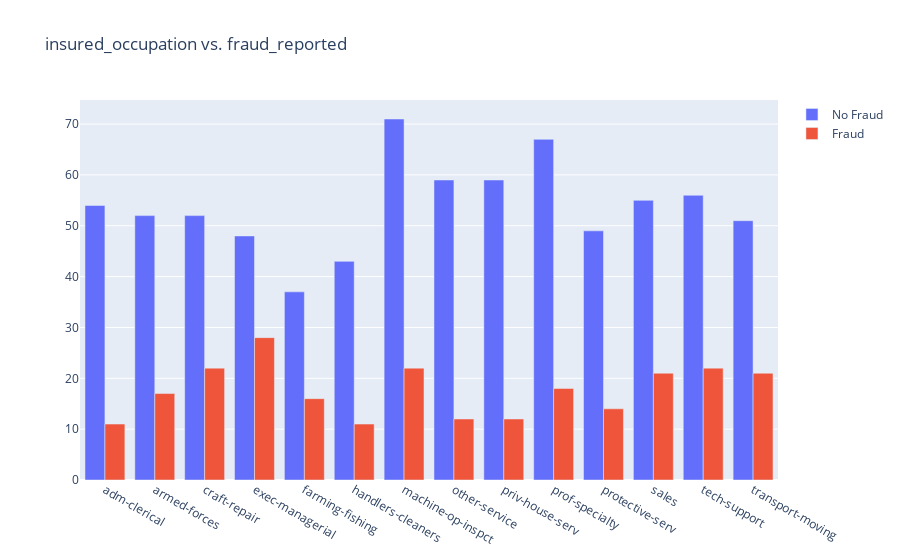

The notebook cell saved with this chart:
### Code cell
#Insured occupation vs fraud reported
vis_data(data,"insured_occupation")

### Figure 1 — Plotly figure (JSON) as saved in the notebook; plotly's stock layout.template omitted (floating-point values rounded to 4 significant figures)
{"data": [{"name": "No Fraud", "type": "bar", "x": ["adm-clerical", "armed-forces", "craft-repair", "exec-managerial", "farming-fishing", "handlers-cleaners", "machine-op-inspct", "other-service", "priv-house-serv", "prof-specialty", "protective-serv", "sales", "tech-support", "transport-moving"], "y": [54, 52, 52, 48, 37, 43, 71, 59, 59, 67, 49, 55, 56, 51]}, {"name": "Fraud", "type": "bar", "x": ["adm-clerical", "armed-forces", "craft-repair", "exec-managerial", "farming-fishing", "handlers-cleaners", "machine-op-inspct", "other-service", "priv-house-serv", "prof-specialty", "protective-serv", "sales", "tech-support", "transport-moving"], "y": [11, 17, 22, 28, 16, 11, 22, 12, 12, 18, 14, 21, 22, 21]}], "layout": {"barmode": "group", "title": {"text": "insured_occupation vs. fraud_reported"}}}
